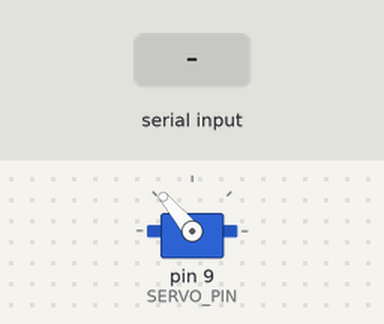
Bench run of a sketch on a simulated Arduino Uno, built with avr-gcc and run on an emulated ATmega328P. Shown: servo. The test bench sets the inputs (shaded band).

Above: at 1.2 s.
1.3 s: byte 30 received over Serial
Timing chart, 0 to 10.3 s (numbered marks = the images above; inputs shaded):
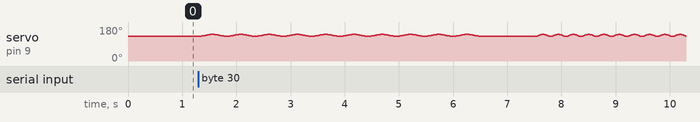

The sketch:

ServoSweep.ino
```cpp
// (licence header left out)
#include <Servo.h>

// where the white / orange wire goes
#define SERVO_PIN 9

// red wire --> +5V
// black wire --> GND

#define CLOCK 20
#define INTER_TRIAL 1000

#define START 130
#define STOP 142

//#define ENABLE_0Hz1
//#define ENABLE_0Hz4
//#define ENABLE_1Hz
//#define ENABLE_12Hz

Servo servo;

int cycle = 0;
int pos = 0;

void setup() {
  Serial.begin(9600);
  servo.attach(SERVO_PIN);
  servo.write(START);
}

void loop() {
  if (Serial.available()) {
    int c = Serial.read();
    if (c > 0) {
      #ifdef ENABLE_0Hz1
      run_with_settings(START, STOP, 1, 5, 300); // 0.139 Hz
      delay(INTER_TRIAL);
      #endif
      #ifdef ENABLE_0Hz4
      run_with_settings(START, STOP, 1, 5, 100); // 0.417 Hz
      delay(INTER_TRIAL);
      #endif
      #ifdef ENABLE_1Hz
      run_with_settings(START, STOP, 1, 5, 40); // 1.04 Hz
      delay(INTER_TRIAL);
      #endif
      run_with_settings(START, STOP, 1, 10, 20); // 2.08 Hz
      delay(INTER_TRIAL);
      run_with_settings(START, STOP, 2, 20, 20); // 4.17 Hz
      delay(INTER_TRIAL);
      run_with_settings(START, STOP, 3, 20, 20); // 6.25 Hz
      delay(INTER_TRIAL);
      run_with_settings(START, STOP, 4, 40, 20); // 8.33 Hz
      delay(INTER_TRIAL);
      #ifdef ENABLE_12Hz
      run_with_settings(START, STOP, 6, 40, 20); // 12.5 Hz
      delay(INTER_TRIAL);
      run_with_settings(START, STOP, 6, 40, 20); // 12.5 Hz
      delay(INTER_TRIAL);
      #endif
      run_with_settings(START, STOP, 4, 40, 20); // 8.33 Hz
      delay(INTER_TRIAL);
      run_with_settings(START, STOP, 3, 20, 20); // 6.25 Hz
      delay(INTER_TRIAL);
      run_with_settings(START, STOP, 2, 20, 20); // 4.17 Hz
      delay(INTER_TRIAL);
      run_with_settings(START, STOP, 1, 10, 20); // 2.08 Hz
      #ifdef ENABLE_1Hz
      delay(INTER_TRIAL);
      run_with_settings(START, STOP, 1, 5, 40); // 1.04 Hz
      #endif
      #ifdef ENABLE_0Hz4
      delay(INTER_TRIAL);
      run_with_settings(START, STOP, 1, 5, 100); // 0.417 Hz
      #endif
      #ifdef ENABLE_0Hz1
      delay(INTER_TRIAL);
      run_with_settings(START, STOP, 1, 5, 300); // 0.139 Hz
      #endif
    }
    Serial.println(".");
  }
}

void run_with_settings(const int start_pos, const int stop_pos, const int step_pos, const int cycles, const int pwm_dur) {
  for (cycle=0; cycle<cycles; cycle++) {
    for (pos=start_pos;pos<=stop_pos;pos+=step_pos) {
      servo.write(pos);
      delay(pwm_dur);
    }
    for (pos=stop_pos;pos>=start_pos; pos-=step_pos) {
      servo.write(pos);
      delay(pwm_dur);
    }
  }
}
```
